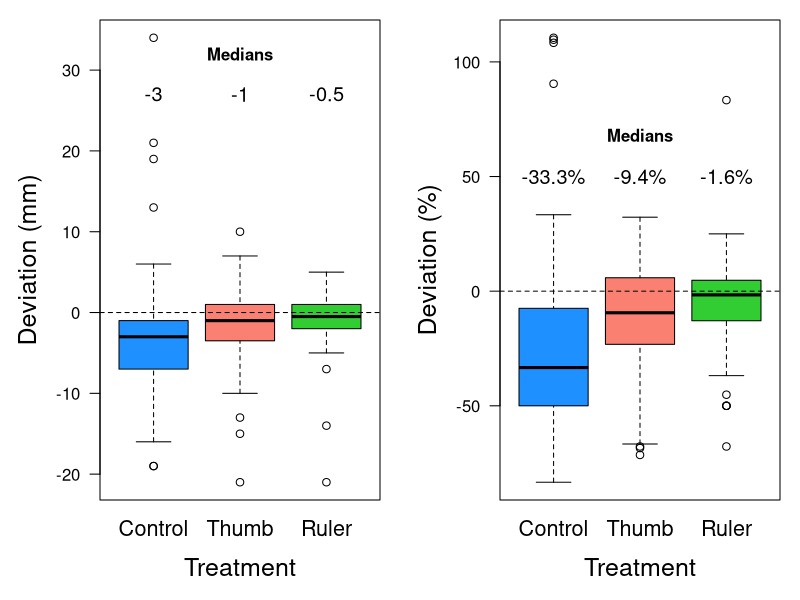

The R script that drew this image:
library(dplyr)
library(tidyr)
library(stringr)

# Students were asked to measure the length of 6 arthropod specimens.

# Students were assigned to one of 3 treatments:
#  A - control, students were asked to estimate the length 
#      in millimeters without any tools or prompting of length reference points.
#  B - students were allowed to measure the width of their thumbnail and/or 
#      fingernail in millimeters immediately prior to being asked to estimate length of specimens
#      (i.e. they could use their thumb to aid in estimation)
#  C - students were provided a ruler to aid in estimating arthropod length


# Survey results with length estimations
results = read.csv('data/raw_length_estimates.csv', header = T)

names(results)[2:8] = c('Group', 'Specimen1_8', 'Specimen2_21', 'Specimen3_6', 
                        'Specimen4_31', 'Specimen5_12', 'Specimen6_19')

results$color = case_when(results$Group == 'A' ~ 'dodgerblue',
                          results$Group == 'B' ~ 'salmon',
                          results$Group == 'C' ~ 'limegreen')

results$symbol = case_when(results$Group == 'A' ~ 17,
                          results$Group == 'B' ~ 15,
                          results$Group == 'C' ~ 16)

# One student (row 10) measured in cm, while one student (row 4) measured in tenths of mm.

# Plotting revised data
results2 = results
results2[4, 3:8] = results[4, 3:8]/10
results2[10, 3:8] = results[10, 3:8]*10


long = pivot_longer(results2, cols = Specimen1_8:Specimen6_19, names_to = "Specimen")
long$trueLength = as.numeric(word(long$Specimen, 2, sep = "_"))
long$deviation = long$value - long$trueLength
long$pctdev = 100*long$deviation/long$trueLength

long %>% group_by(Group) %>% summarize(medDev = median(deviation), medPct = median(pctdev))

lengthdata = data.frame(Control_deviation = long$deviation[long$Group == 'A'],
                         Control_pctdev = long$pctdev[long$Group == 'A'],
                         Thumb_deviation = c(long$deviation[long$Group == 'B'], rep(NA, 108 - sum(long$Group == 'B'))),
                         Thumb_pctdev = c(long$pctdev[long$Group == 'B'], rep(NA, 108 - sum(long$Group == 'B'))),
                         Ruler_deviation = c(long$deviation[long$Group == 'C'], rep(NA, 108 - sum(long$Group == 'C'))),
                         Ruler_pctdev = c(long$pctdev[long$Group == 'C'], rep(NA, 108 - sum(long$Group == 'C'))))

par(mfrow = c(1, 2), mar = c(5, 5, 1, 1))
boxplot(lengthdata[, c(1, 3, 5)], xaxt = "n", xlab = "Treatment", ylab = "Deviation (mm)", cex.lab = 1.5, 
        col = c('dodgerblue', 'salmon', 'limegreen'), las = 1)
abline(h = 0, lty = 'dashed')
mtext(c("Control", "Thumb", "Ruler"), 1, at = 1:3, line = 1, cex = 1.3)
text(2, 32, expression(bold(Medians)))
text(1:3, rep(27, 3), c("-3", "-1", "-0.5"), cex = 1.2)


boxplot(lengthdata[, c(2, 4, 6)], xaxt = "n", xlab = "Treatment", ylab = "Deviation (%)", cex.lab = 1.5, 
        col = c('dodgerblue', 'salmon', 'limegreen'), las = 1)
abline(h = 0, lty = 'dashed')
mtext(c("Control", "Thumb", "Ruler"), 1, at = 1:3, line = 1, cex = 1.3)
text(2, 68, expression(bold(Medians)))
text(1:3, rep(50, 3), c("-33.3%", "-9.4%", "-1.6%"), cex = 1.2)

# Wilcoxon tests
wilcox.test(lengthdata$Control_deviation, lengthdata$Thumb_deviation, paired = FALSE)
wilcox.test(lengthdata$Ruler_deviation, lengthdata$Thumb_deviation, paired = FALSE)
wilcox.test(lengthdata$Control_deviation, lengthdata$Ruler_deviation, paired = FALSE)

wilcox.test(lengthdata$Control_pctdev, lengthdata$Thumb_pctdev, paired = FALSE)
wilcox.test(lengthdata$Ruler_pctdev, lengthdata$Thumb_pctdev, paired = FALSE)
wilcox.test(lengthdata$Control_pctdev, lengthdata$Ruler_pctdev, paired = FALSE)
